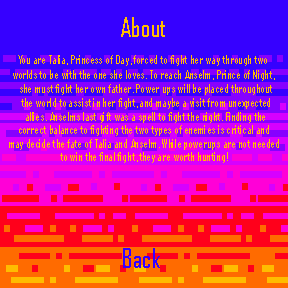

A level layout from a 2D game, rendered from its tile map. Below: a short description, then the map file with its tile-grid data intact:
An orthogonal 36x36 tile map with 8x8 px tiles, 1 tile layer (background) and 1 object (back).

<map version="1.4" tiledversion="1.4.1" orientation="orthogonal" renderorder="right-down" width="36" height="36" tilewidth="8" tileheight="8" infinite="0" nextlayerid="3" nextobjectid="2">
 <tileset firstgid="1" name="about_tset" tilewidth="8" tileheight="8" tilecount="1296" columns="36">
  <image source="../programmer_art/about_screen.png" width="288" height="288" />
 </tileset>
 <layer id="1" name="background" width="36" height="36">
  <data encoding="csv">
1,2,3,4,5,6,7,8,9,10,11,12,13,14,15,16,17,18,19,20,21,22,23,24,25,26,27,28,29,30,31,32,33,34,35,36,
37,38,39,40,41,42,43,44,45,46,47,48,49,50,51,52,53,54,55,56,57,58,59,60,61,62,63,64,65,66,67,68,69,70,71,72,
73,74,75,76,77,78,79,80,81,82,83,84,85,86,87,88,89,90,91,92,93,94,95,96,97,98,99,100,101,102,103,104,105,106,107,108,
109,110,111,112,113,114,115,116,117,118,119,120,121,122,123,124,125,126,127,128,129,130,131,132,133,134,135,136,137,138,139,140,141,142,143,144,
145,146,147,148,149,150,151,152,153,154,155,156,157,158,159,160,161,162,163,164,165,166,167,168,169,170,171,172,173,174,175,176,177,178,179,180,
181,182,183,184,185,186,187,188,189,190,191,192,193,194,195,196,197,198,199,200,201,202,203,204,205,206,207,208,209,210,211,212,213,214,215,216,
217,218,219,220,221,222,223,224,225,226,227,228,229,230,231,232,233,234,235,236,237,238,239,240,241,242,243,244,245,246,247,248,249,250,251,252,
253,254,255,256,257,258,259,260,261,262,263,264,265,266,267,268,269,270,271,272,273,274,275,276,277,278,279,280,281,282,283,284,285,286,287,288,
289,290,291,292,293,294,295,296,297,298,299,300,301,302,303,304,305,306,307,308,309,310,311,312,313,314,315,316,317,318,319,320,321,322,323,324,
325,326,327,328,329,330,331,332,333,334,335,336,337,338,339,340,341,342,343,344,345,346,347,348,349,350,351,352,353,354,355,356,357,358,359,360,
361,362,363,364,365,366,367,368,369,370,371,372,373,374,375,376,377,378,379,380,381,382,383,384,385,386,387,388,389,390,391,392,393,394,395,396,
397,398,399,400,401,402,403,404,405,406,407,408,409,410,411,412,413,414,415,416,417,418,419,420,421,422,423,424,425,426,427,428,429,430,431,432,
433,434,435,436,437,438,439,440,441,442,443,444,445,446,447,448,449,450,451,452,453,454,455,456,457,458,459,460,461,462,463,464,465,466,467,468,
469,470,471,472,473,474,475,476,477,478,479,480,481,482,483,484,485,486,487,488,489,490,491,492,493,494,495,496,497,498,499,500,501,502,503,504,
505,506,507,508,509,510,511,512,513,514,515,516,517,518,519,520,521,522,523,524,525,526,527,528,529,530,531,532,533,534,535,536,537,538,539,540,
541,542,543,544,545,546,547,548,549,550,551,552,553,554,555,556,557,558,559,560,561,562,563,564,565,566,567,568,569,570,571,572,573,574,575,576,
577,578,579,580,581,582,583,584,585,586,587,588,589,590,591,592,593,594,595,596,597,598,599,600,601,602,603,604,605,606,607,608,609,610,611,612,
613,614,615,616,617,618,619,620,621,622,623,624,625,626,627,628,629,630,631,632,633,634,635,636,637,638,639,640,641,642,643,644,645,646,647,648,
649,650,651,652,653,654,655,656,657,658,659,660,661,662,663,664,665,666,667,668,669,670,671,672,673,674,675,676,677,678,679,680,681,682,683,684,
685,686,687,688,689,690,691,692,693,694,695,696,697,698,699,700,701,702,703,704,705,706,707,708,709,710,711,712,713,714,715,716,717,718,719,720,
721,722,723,724,725,726,727,728,729,730,731,732,733,734,735,736,737,738,739,740,741,742,743,744,745,746,747,748,749,750,751,752,753,754,755,756,
757,758,759,760,761,762,763,764,765,766,767,768,769,770,771,772,773,774,775,776,777,778,779,780,781,782,783,784,785,786,787,788,789,790,791,792,
793,794,795,796,797,798,799,800,801,802,803,804,805,806,807,808,809,810,811,812,813,814,815,816,817,818,819,820,821,822,823,824,825,826,827,828,
829,830,831,832,833,834,835,836,837,838,839,840,841,842,843,844,845,846,847,848,849,850,851,852,853,854,855,856,857,858,859,860,861,862,863,864,
865,866,867,868,869,870,871,872,873,874,875,876,877,878,879,880,881,882,883,884,885,886,887,888,889,890,891,892,893,894,895,896,897,898,899,900,
901,902,903,904,905,906,907,908,909,910,911,912,913,914,915,916,917,918,919,920,921,922,923,924,925,926,927,928,929,930,931,932,933,934,935,936,
937,938,939,940,941,942,943,944,945,946,947,948,949,950,951,952,953,954,955,956,957,958,959,960,961,962,963,964,965,966,967,968,969,970,971,972,
973,974,975,976,977,978,979,980,981,982,983,984,985,986,987,988,989,990,991,992,993,994,995,996,997,998,999,1000,1001,1002,1003,1004,1005,1006,1007,1008,
1009,1010,1011,1012,1013,1014,1015,1016,1017,1018,1019,1020,1021,1022,1023,1024,1025,1026,1027,1028,1029,1030,1031,1032,1033,1034,1035,1036,1037,1038,1039,1040,1041,1042,1043,1044,
1045,1046,1047,1048,1049,1050,1051,1052,1053,1054,1055,1056,1057,1058,1059,1060,1061,1062,1063,1064,1065,1066,1067,1068,1069,1070,1071,1072,1073,1074,1075,1076,1077,1078,1079,1080,
1081,1082,1083,1084,1085,1086,1087,1088,1089,1090,1091,1092,1093,1094,1095,1096,1097,1098,1099,1100,1101,1102,1103,1104,1105,1106,1107,1108,1109,1110,1111,1112,1113,1114,1115,1116,
1117,1118,1119,1120,1121,1122,1123,1124,1125,1126,1127,1128,1129,1130,1131,1132,1133,1134,1135,1136,1137,1138,1139,1140,1141,1142,1143,1144,1145,1146,1147,1148,1149,1150,1151,1152,
1153,1154,1155,1156,1157,1158,1159,1160,1161,1162,1163,1164,1165,1166,1167,1168,1169,1170,1171,1172,1173,1174,1175,1176,1177,1178,1179,1180,1181,1182,1183,1184,1185,1186,1187,1188,
1189,1190,1191,1192,1193,1194,1195,1196,1197,1198,1199,1200,1201,1202,1203,1204,1205,1206,1207,1208,1209,1210,1211,1212,1213,1214,1215,1216,1217,1218,1219,1220,1221,1222,1223,1224,
1225,1226,1227,1228,1229,1230,1231,1232,1233,1234,1235,1236,1237,1238,1239,1240,1241,1242,1243,1244,1245,1246,1247,1248,1249,1250,1251,1252,1253,1254,1255,1256,1257,1258,1259,1260,
1261,1262,1263,1264,1265,1266,1267,1268,1269,1270,1271,1272,1273,1274,1275,1276,1277,1278,1279,1280,1281,1282,1283,1284,1285,1286,1287,1288,1289,1290,1291,1292,1293,1294,1295,1296
</data>
 </layer>
 <objectgroup id="2" name="buttons">
  <object id="1" name="back" x="119.941" y="246.257" width="46.0403" height="25.4993" />
 </objectgroup>
</map>